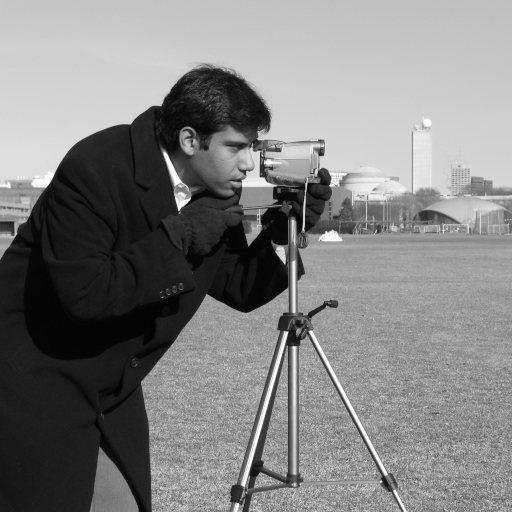
#> input picture phase-01-math/day-05-eigen-svd/camera.png, 512 x 512 px
$ python svd_lab.py
#> lines starting #> are read from the running program, lines starting #| are printed output that depends on the picture
"""
svd_lab.py  --  Phase 01, Day 05: eigenvalues, SVD, and low-rank approximation

    python svd_lab.py

Put it in  phase-01-math/day-05-eigen-svd/  next to camera.png

Four functions. The first two are the ideas; the third is LoRA; the fourth
you will actually look at with your eyes.

You may use np.linalg.svd and np.linalg.eig. You may NOT use
np.linalg.matrix_rank -- that is the one you are reimplementing.
"""

import numpy as np


# ===========================================================================
# 1. EFFECTIVE RANK -- reimplement np.linalg.matrix_rank
# ===========================================================================

def effective_rank(A, tol=None):
    """Count the singular values that are meaningfully nonzero.

    tol=None means use numpy's own default rule:

        tol = max(singular_values) * max(A.shape) * finfo(float).eps

    Note it scales with the LARGEST singular value -- that is the whole point.
    A fixed constant would be wrong on data of a different magnitude, which is
    exactly the mistake you avoided on Day 02.

    SHAPE: (M, N) -> scalar int
    """
    s = np.linalg.svd(A, compute_uv=False)
    if tol is None:
        tol = s.max() * max(A.shape) * np.finfo(A.dtype).eps
    return np.count_nonzero(s > tol)


def spectral_gap(A):
    """Find where the singular value spectrum falls off a cliff.

    Return (k, ratio) where k is the number of singular values ABOVE the
    largest gap, and ratio is s[k-1] / s[k].

    This is the "look at the spectrum and cut at the gap" move, automated.
    Ignore gaps involving exact zeros. If there are fewer than 2 singular
    values, return (len(s), inf).

    SHAPE: (M, N) -> (int, float)
    """
    s = np.linalg.svd(A, compute_uv=False)

    # Rule 1: If there are fewer than 2 singular values, return (len(s), inf)
    if len(s) < 2:
        return len(s), float('inf')

    # Rule 2: Ignore gaps involving exact zeros (or practically zero noise)
    # We only look at indices where the *next* value is safely above zero
    tol = np.finfo(s.dtype).eps * s.max()
    valid_len = np.count_nonzero(s > tol)

    if valid_len < 2:
        return len(s), float('inf')

    # Fix the math: calculate gaps as (current - next) so they are positive numbers
    gaps = s[:-1] / s[1:]

    # Only look at the gaps within our non-zero/valid singular values
    valid_gaps = gaps[:valid_len - 1]

    if len(valid_gaps) == 0:
        return len(s), float('inf')

    # Find the index of the LARGEST drop-off gap
    # k_gap is the index in the gap array; k is the number of values ABOVE it
    k_gap = np.argmax(valid_gaps)
    k = k_gap + 1
    ratio = s[k - 1] / s[k]
    return k, ratio


# ===========================================================================
# 2. LOW-RANK APPROXIMATION -- this is LoRA
# ===========================================================================

def rank_k_approx(A, k):
    """The best possible rank-k approximation of A. Provably best -- no other
    rank-k matrix is closer (Eckart-Young theorem).

    Take the SVD, keep the top k singular values and their vectors, rebuild.

    Do NOT build diag(S) and matmul it -- that materializes a (k, k) matrix
    for no reason. Scale the columns of U directly: `U[:, :k] * S[:k]`
    broadcasts (M, k) against (k,) and costs nothing. Day 04 in anger.

    SHAPE: (M, N), int -> (M, N)
    """
    U, S, V = np.linalg.svd(A, full_matrices=False)
    return U[:, :k] @ np.diag(S[:k]) @ V[:k]


def compression_ratio(shape, k):
    """How many numbers does a rank-k factorization store, vs the full matrix?

    Full:   M*N
    Rank-k: M*k + k*N     (you store the two skinny factors, never the product)

    Return (stored, full, fraction).

    SHAPE: (M, N), int -> (int, int, float)
    """
    M, N = shape
    stored = M * k + k * N
    full = M * N
    fraction = stored / full
    return stored, full, fraction


# ===========================================================================
# HARNESS -- do not edit.
# ===========================================================================

def check_rank():
    print("PART 1 -- effective_rank")
    rng = np.random.default_rng(0)
    cases = [
        ("[[1,2],[2,4]] (rank 1)", np.array([[1., 2.], [2., 4.]]), 1),
        ("[[1,2],[3,1]] (rank 2)", np.array([[1., 2.], [3., 1.]]), 2),
        ("zeros(4,4)", np.zeros((4, 4)), 0),
        ("identity(5)", np.eye(5), 5),
        ("(8,3)@(3,8) -> rank 3", rng.normal(size=(8, 3)) @ rng.normal(size=(3, 8)), 3),
        ("(20,50) random -> rank 20", rng.normal(size=(20, 50)), 20),
    ]
    for name, M, want in cases:
        got = effective_rank(M)
        print(f"  {'pass' if got == want else 'FAIL'}  {name:<28} got {got}  want {want}")

    print("\n  the tolerance is a decision -- rank-3 signal + 1e-9 noise:")
    B = rng.normal(size=(6, 3)) @ rng.normal(size=(3, 6))
    Bn = B + rng.normal(scale=1e-9, size=B.shape)
    for tol in (None, 1e-10, 1e-8, 1e-6):
        label = "default" if tol is None else f"{tol:.0e}"
        print(f"    tol={label:<9} -> rank {effective_rank(Bn, tol)}")
    k, ratio = spectral_gap(Bn)
    print(f"    spectral_gap says {k} (gap of {ratio:.2e}x)   <-- finds it without being told\n")


def check_approx():
    print("PART 2 -- rank_k_approx")
    rng = np.random.default_rng(1)
    A = rng.normal(size=(60, 40))

    r = min(A.shape)
    full = rank_k_approx(A, r)
    print(f"  {'pass' if np.allclose(full, A) else 'FAIL'}  k=min(shape) rebuilds A exactly "
          f"(max diff {np.abs(full - A).max():.2e})")

    A1 = rank_k_approx(A, 1)
    print(f"  {'pass' if effective_rank(A1) == 1 else 'FAIL'}  k=1 really has rank 1")

    # Eckart-Young: no random rank-k matrix should beat it
    k = 5
    best = np.linalg.norm(A - rank_k_approx(A, k))
    beaten = 0
    for _ in range(200):
        R = rng.normal(size=(60, k)) @ rng.normal(size=(k, 40))
        R *= np.linalg.norm(A) / np.linalg.norm(R)
        if np.linalg.norm(A - R) < best - 1e-9:
            beaten += 1
    print(f"  {'pass' if beaten == 0 else 'FAIL'}  Eckart-Young: 0 of 200 random rank-{k} "
          f"matrices beat it (beaten={beaten})")

    print(f"\n  {'k':>4} | {'error':>8} | {'stored':>9} | {'of full':>8}")
    print("  " + "-" * 38)
    for k in (1, 2, 5, 10, 20, 40):
        err = np.linalg.norm(A - rank_k_approx(A, k)) / np.linalg.norm(A)
        stored, fullsz, frac = compression_ratio(A.shape, k)
        print(f"  {k:>4} | {err:>7.2%} | {stored:>9,} | {frac:>7.1%}")
    print()


def check_image():
    from PIL import Image
    print("PART 3 -- compress a real image")
    try:
        img = np.array(Image.open("camera.png").convert("L"), dtype=float)
    except FileNotFoundError:
        print("  camera.png not found -- put it next to this file.")
        return

    print(f"  image {img.shape}, full rank {effective_rank(img)}\n")
#|   image (512, 512), full rank 512
    print(f"  {'k':>4} | {'error':>8} | {'stored':>10} | {'of full':>8}")
    print("  " + "-" * 40)
    panels = [img]
    ks = [1, 5, 10, 25, 50, 100]
    for k in ks:
        Ak = rank_k_approx(img, k)
        err = np.linalg.norm(img - Ak) / np.linalg.norm(img)
        stored, fullsz, frac = compression_ratio(img.shape, k)
        print(f"  {k:>4} | {err:>7.2%} | {stored:>10,} | {frac:>7.1%}")
        panels.append(np.clip(Ak, 0, 255))
#> this loop made 6 passes
#> err on passes 1 to 6: 0.36, 0.172, 0.135, 0.0906, 0.0636, 0.0393
#|      1 |  36.04% |      1,024 |    0.4%
#|      5 |  17.20% |      5,120 |    2.0%
#|     10 |  13.50% |     10,240 |    3.9%
#|     25 |   9.06% |     25,600 |    9.8%
#|     50 |   6.36% |     51,200 |   19.5%
#|    100 |   3.93% |    102,400 |   39.1%
#> pass 1, in rank_k_approx (call 10), `U, S, V = np.linalg.svd(A, full_matrices=False)`:
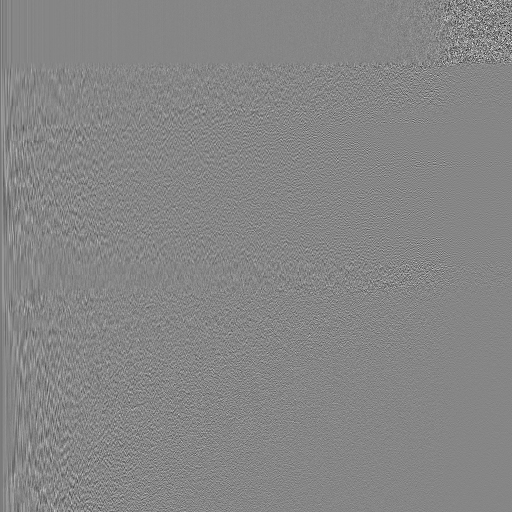
#> U: shape (512, 512) float64; min -0.481, max 0.433, mean -0.0001; drawn with min black and max white
#> pass 1, in rank_k_approx (call 10), `U, S, V = np.linalg.svd(A, full_matrices=False)`:
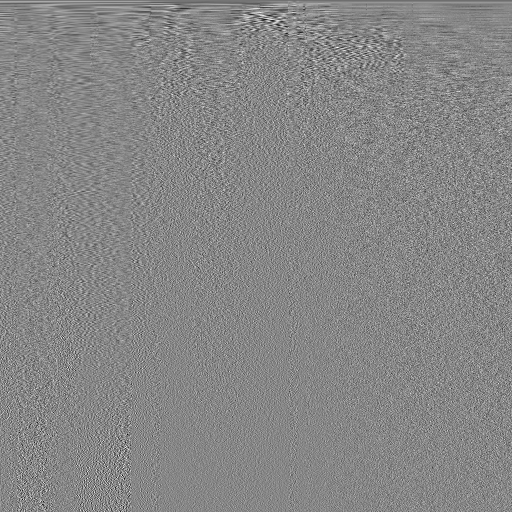
#> V: shape (512, 512) float64; min -0.302, max 0.27, mean -9.35e-05; drawn with min black and max white
#> pass 1, in check_image, `Ak = rank_k_approx(img, k)`:
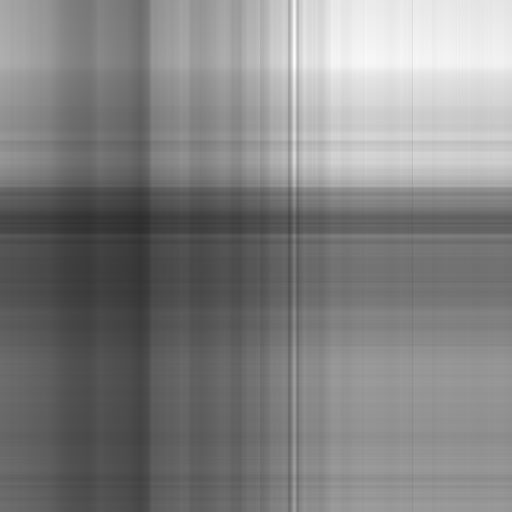
#> Ak: shape (512, 512) float64; min 44.57, max 254.2, mean 130.5
#> pass 2, in check_image, `Ak = rank_k_approx(img, k)`:
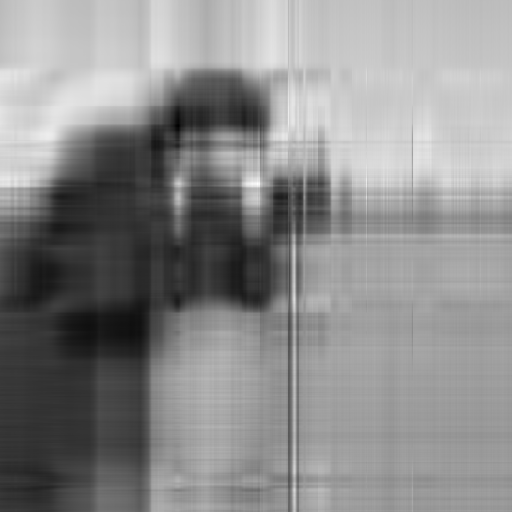
#> Ak: shape (512, 512) float64; min -37.88, max 267, mean 129.1; drawn with min black and max white
#> after the loop, panels = 7 items

    strip = np.hstack([np.pad(p, ((0, 0), (0, 4)), constant_values=255) for p in panels])
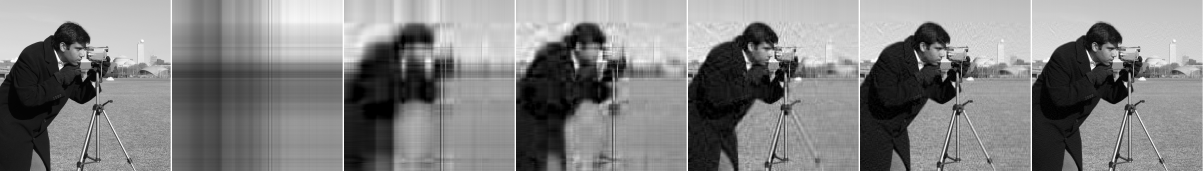
#> strip: shape (512, 3612) float64 (shown at 1/3 size); min 0, max 255, mean 130.3
    Image.fromarray(strip.astype(np.uint8)).save("compressed_strip.png")
    print("\n  wrote compressed_strip.png  (original, then k =", ", ".join(map(str, ks)), ")")
    print("""
  LOOK AT IT. Find the smallest k where you would not notice.
  Then read that row's 'of full' column -- that is your honest compression
  ratio, decided by your eyes rather than by a norm.

  Then ask the real question: the error at that k is probably 5-10%.
  Why does a 10% error look like nothing? What is the 10% made of?
""")


if __name__ == "__main__":
    check_rank()
    check_approx()
    check_image()
